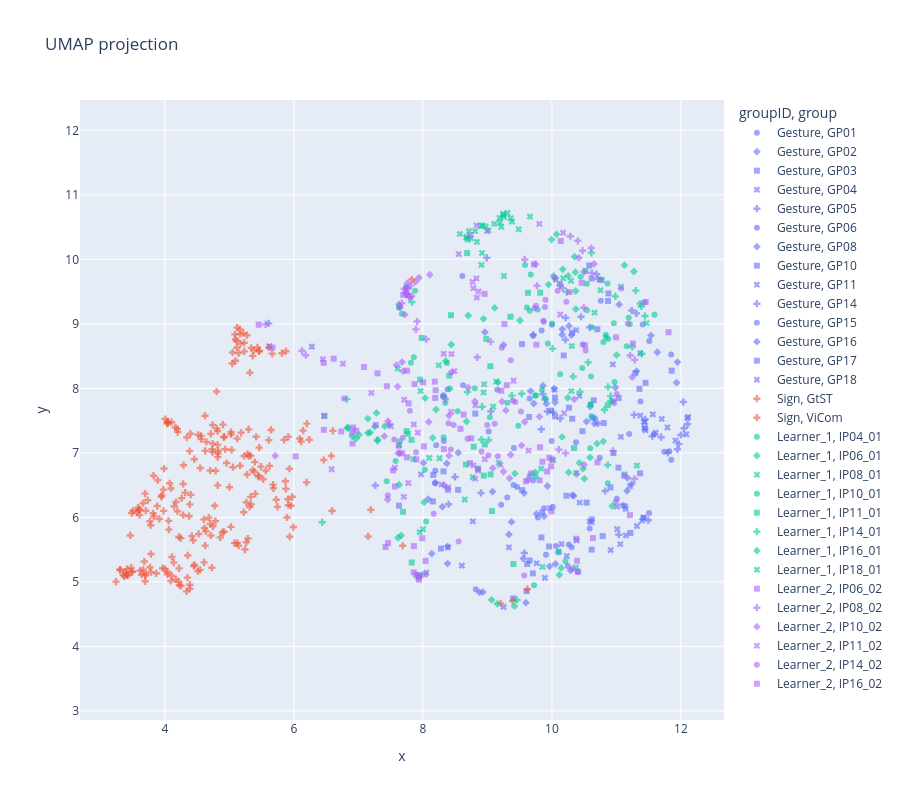

Source (notebook cell):
### Code cell
import plotly.express as px, pandas as pd, umap
from sklearn.preprocessing import StandardScaler

feat_df = features_df_clean.copy()

meta_cols = ['fileID', 'group', 'concept', 'groupID']        # add 'groupID' only if it exists
meta_cols = [c for c in meta_cols if c in feat_df.columns]

num = feat_df.select_dtypes('number')

# drop feature columns that are entirely/mostly NaN FIRST, so dropna(rows) doesn't nuke everything
num = num.loc[:, num.isna().mean() < 0.5]         # keep cols <50% NaN

# now drop rows with any remaining NaN, and carry the SAME index through to metadata
keep = num.dropna().index                          # surviving row labels
num  = num.loc[keep]
meta = feat_df.loc[keep, meta_cols]               # <-- same rows, stays aligned

scaled   = StandardScaler().fit_transform(num)
embedding = umap.UMAP(random_state=42).fit_transform(scaled)

plot_df = pd.DataFrame(embedding, columns=['x', 'y'], index=keep)
plot_df = pd.concat([plot_df, meta], axis=1)       # aligned by index, not by position

fig = px.scatter(plot_df, x='x', y='y',
                 color='groupID' if 'groupID' not in plot_df else 'groupID',
                 symbol='group', hover_name='concept',
                 title='UMAP projection', opacity=0.6)
fig.update_layout(width=900, height=800, yaxis=dict(scaleanchor='x', scaleratio=1))
fig.show()

### Figure 1 — Plotly figure (JSON) as saved in the notebook; plotly's stock layout.template omitted (floating-point values rounded to 4 significant figures)
{"data": [{"hovertemplate": "<b>%{hovertext}</b><br><br>groupID=Gesture<br>group=GP01<br>x=%{x}<br>y=%{y}<extra></extra>", "hovertext": ["ADLER", "ANSTECKEN", "BLITZ", "BODEN", "BRIEF", "BUERO", "GEIGE", "GIRAFFE", "GOTT", "HEMD", "KLOPFEN", "MENSCH", "RUFEN", "SCHOKOLADE", "STAUBSAUGEN", "WENIG"], "legendgroup": "Gesture, GP01", "marker": {"color": "#636efa", "opacity": 0.6, "symbol": "circle"}, "mode": "markers", "name": "Gesture, GP01", "orientation": "v", "showlegend": true, "type": "scatter", "x": [11.51, 8.31, 10.26, 10.25, 10.06, 8.206, 10.31, 10.59, 11.41, 10.74, 8.622, 8.819, 8.383, 8.318, 10.4, 9.654], "xaxis": "x", "y": [8.734, 7.875, 5.579, 5.247, 5.555, 7.119, 5.536, 5.826, 8.989, 6.923, 8.049, 4.886, 7.986, 7.894, 5.153, 7.841], "yaxis": "y"}, {"hovertemplate": "<b>%{hovertext}</b><br><br>groupID=Gesture<br>group=GP02<br>x=%{x}<br>y=%{y}<extra></extra>", "hovertext": ["ABLEHNEN", "ANTWORTEN", "FENSTER", "GEHOERLOS", "GITARRE", "GUT", "IGNORIEREN", "PARKEN", "RUDERN", "SCHOEN", "SEE", "STAUB WISCHEN", "STREITEN", "VERSUCHEN", "ZIEL", "ZIMMER"], "legendgroup": "Gesture, GP02", "marker": {"color": "#636efa", "opacity": 0.6, "symbol": "diamond"}, "mode": "markers", "name": "Gesture, GP02", "orientation": "v", "showlegend": true, "type": "scatter", "x": [8.382, 10.98, 11.24, 11.53, 9.879, 10.16, 9.861, 9.569, 9.596, 11.04, 8.961, 10.32, 10.34, 10.05, 9.249, 10.71], "xaxis": "x", "y": [5.283, 8.012, 6.52, 8.821, 6.017, 8.917, 8.04, 6.377, 4.678, 9.3, 8.871, 6.345, 6.332, 5.279, 8.672, 7.454], "yaxis": "y"}, {"hovertemplate": "<b>%{hovertext}</b><br><br>groupID=Gesture<br>group=GP03<br>x=%{x}<br>y=%{y}<extra></extra>", "hovertext": ["ALT", "AUSGEHEN", "BRIEF", "BUCH", "BUERO", "FALTEN", "GIPSVERBAND", "INSTAGRAM", "KLEIDUNG ANZIEHEN", "KNETEN", "KOENIG", "KOKOSNUSS", "KRABBELN", "LOBEN", "PAPIER", "SCHLECHT", "SUCHEN"], "legendgroup": "Gesture, GP03", "marker": {"color": "#636efa", "opacity": 0.6, "symbol": "square"}, "mode": "markers", "name": "Gesture, GP03", "orientation": "v", "showlegend": true, "type": "scatter", "x": [9.538, 10.95, 10.79, 10.62, 10.63, 10.91, 9.847, 11.03, 11.22, 9.608, 11.37, 10.26, 9.704, 10.65, 10.23, 10.58, 10.62], "xaxis": "x", "y": [6.422, 6.998, 5.711, 5.501, 7.545, 6.463, 6.075, 7.851, 5.759, 4.856, 6.683, 7.701, 5.133, 7.815, 6.335, 9.905, 5.969], "yaxis": "y"}, {"hovertemplate": "<b>%{hovertext}</b><br><br>groupID=Gesture<br>group=GP04<br>x=%{x}<br>y=%{y}<extra></extra>", "hovertext": ["AUSRADIEREN", "BEZAHLEN", "BUEGELN", "ELEFANT", "GEBEN", "GUT", "JUCKEN", "KRAWATTE", "LEIHEN", "LIPPENSTIFT AUFTRAGEN", "LOBEN", "OHRFEIGEN", "PUDERN", "SCHUBSEN", "SKI FAHREN", "TRAGEN", "UNTERGEHEN", "ZIEHEN"], "legendgroup": "Gesture, GP04", "marker": {"color": "#636efa", "opacity": 0.6, "symbol": "x"}, "mode": "markers", "name": "Gesture, GP04", "orientation": "v", "showlegend": true, "type": "scatter", "x": [10.43, 10.38, 9.763, 11.37, 10.91, 10.43, 8.774, 10.94, 9.967, 10.15, 10.04, 11.01, 9.334, 11.14, 11.32, 10.58, 10.61, 7.503], "xaxis": "x", "y": [6.228, 5.642, 5.288, 8.544, 5.493, 7.883, 5.938, 8.371, 6.144, 5.586, 7.979, 6.168, 5.536, 6.133, 5.866, 5.938, 5.927, 7.414], "yaxis": "y"}, {"hovertemplate": "<b>%{hovertext}</b><br><br>groupID=Gesture<br>group=GP05<br>x=%{x}<br>y=%{y}<extra></extra>", "hovertext": ["COWBOY", "EISCREME", "FALTEN", "FEUER", "FLAGGE", "GOTT", "HEMD", "HUSTEN", "IDEE", "INSTAGRAM", "KRUECKEN", "PERSON", "PILZ", "SCHLAU", "VERSCHWINDEN", "WASSERTROPFEN", "WINKEN", "ZIMMER"], "legendgroup": "Gesture, GP05", "marker": {"color": "#636efa", "opacity": 0.6, "symbol": "cross"}, "mode": "markers", "name": "Gesture, GP05", "orientation": "v", "showlegend": true, "type": "scatter", "x": [10.83, 9.835, 7.262, 9.711, 11.31, 11.24, 11.49, 9.053, 9.928, 9.894, 10.59, 10.13, 10.21, 9.859, 10.02, 8.496, 10.21, 8.9], "xaxis": "x", "y": [6.408, 7.365, 6.494, 8.832, 9.163, 9.207, 5.954, 7.642, 7.64, 7.83, 8.947, 7.531, 9.095, 7.912, 7.63, 6.626, 8.752, 6.378], "yaxis": "y"}, {"hovertemplate": "<b>%{hovertext}</b><br><br>groupID=Gesture<br>group=GP06<br>x=%{x}<br>y=%{y}<extra></extra>", "hovertext": ["ARGUMENTIEREN", "AUSZIEHEN", "BEGEISTERT", "FEUER", "GESTERN", "GITARRE", "GREIFEN", "IDEE", "IGNORIEREN", "KISTE", "LOBEN", "LOEWE", "PFLANZE", "SCHURRBART", "SOLDAT", "UNIVERSITAET", "UNTERSTUETZEN", "ZAUN"], "legendgroup": "Gesture, GP06", "marker": {"color": "#636efa", "opacity": 0.6, "symbol": "circle"}, "mode": "markers", "name": "Gesture, GP06", "orientation": "v", "showlegend": true, "type": "scatter", "x": [11.85, 11.01, 10.76, 11.51, 10.48, 11.82, 10.37, 10.67, 8.61, 11.74, 11.1, 11.85, 8.189, 10.95, 11.58, 11.37, 8.324, 11.2], "xaxis": "x", "y": [6.894, 6.289, 9.356, 6.07, 8.679, 7.026, 7.164, 7.534, 9.743, 7.019, 6.188, 8.525, 6.53, 7.802, 7.288, 7.795, 7.183, 7.294], "yaxis": "y"}, {"hovertemplate": "<b>%{hovertext}</b><br><br>groupID=Gesture<br>group=GP08<br>x=%{x}<br>y=%{y}<extra></extra>", "hovertext": ["ENTSCHULDIGEN", "ERKLAEREN", "GESTERN", "HEMD", "HOTEL", "HUMMER", "KENNEN", "MESSEN", "NEUGIERIG", "PFEIFE", "RING", "SCHMETTERLING", "SEE", "SEKT", "SOCKEN", "SOLDAT", "URLAUB", "VIEL"], "legendgroup": "Gesture, GP08", "marker": {"color": "#636efa", "opacity": 0.6, "symbol": "diamond"}, "mode": "markers", "name": "Gesture, GP08", "orientation": "v", "showlegend": true, "type": "scatter", "x": [8.008, 9.555, 9.93, 10.59, 10.54, 8.547, 9.719, 9.08, 8.08, 8.193, 9.915, 10.66, 9.333, 9.76, 9.373, 10.05, 8.302, 11.17], "xaxis": "x", "y": [6.846, 5.361, 6.484, 7.718, 7.486, 7.002, 7.763, 6.398, 6.282, 6.537, 7.762, 7.452, 5.736, 6.054, 5.93, 7.781, 6.164, 6.611], "yaxis": "y"}, {"hovertemplate": "<b>%{hovertext}</b><br><br>groupID=Gesture<br>group=GP10<br>x=%{x}<br>y=%{y}<extra></extra>", "hovertext": ["AUSSCHALTEN", "BISS", "BRETTSPIEL", "DECKE", "ENTE", "FAHREN", "FENSTER", "GITARRE", "KRAWATTE", "LOEWE", "MESSEN", "MUELL", "NASHORN", "RASSEL", "SAGEN", "SCHOEN", "U-BAHN", "WINDRAD"], "legendgroup": "Gesture, GP10", "marker": {"color": "#636efa", "opacity": 0.6, "symbol": "square"}, "mode": "markers", "name": "Gesture, GP10", "orientation": "v", "showlegend": true, "type": "scatter", "x": [10.31, 10.18, 9.617, 11.45, 7.628, 9.399, 11.29, 10.8, 10.77, 10.87, 11.86, 8.319, 11.36, 10.62, 10.05, 10.88, 8.161, 10.54], "xaxis": "x", "y": [7.529, 8.51, 5.277, 8.086, 6.181, 4.743, 8.234, 7.462, 9.679, 9.355, 8.275, 6.713, 7.992, 9.703, 7.857, 9.472, 6.659, 6.229], "yaxis": "y"}, {"hovertemplate": "<b>%{hovertext}</b><br><br>groupID=Gesture<br>group=GP11<br>x=%{x}<br>y=%{y}<extra></extra>", "hovertext": ["ABEND", "DRECK", "DUFT", "HASE", "HINAUFGEHEN", "JUNGE", "KNETEN", "NONNE", "PERSON", "PILZ", "RUDERN", "SCHLAEGER", "SCHLECHT", "STIMMEN", "UNTERTITEL", "WINDRAD", "WINKEN"], "legendgroup": "Gesture, GP11", "marker": {"color": "#636efa", "opacity": 0.6, "symbol": "x"}, "mode": "markers", "name": "Gesture, GP11", "orientation": "v", "showlegend": true, "type": "scatter", "x": [11.21, 8.055, 5.619, 11.42, 8.604, 11.13, 9.252, 10.23, 11.15, 9.891, 11.06, 11.4, 8.386, 7.972, 11.07, 10.11, 10.38], "xaxis": "x", "y": [6.481, 5.142, 8.653, 5.996, 5.252, 6.173, 4.611, 5.4, 5.72, 5.063, 5.586, 5.949, 5.535, 6.666, 7.248, 5.466, 8.904], "yaxis": "y"}, {"hovertemplate": "<b>%{hovertext}</b><br><br>groupID=Gesture<br>group=GP14<br>x=%{x}<br>y=%{y}<extra></extra>", "hovertext": ["(AUF)PUMPEN", "ABEND", "DAUMEN DRUECKEN", "FAHREN", "FERNGLAS", "FRAGE", "GEHOERLOS", "HOTEL", "KAESE", "LANGWEILIG", "ROLLEN", "RUFEN", "SCHLAFEN", "SCHNECKE", "STINKEN", "TREPPE", "TRINKWASSER", "UNTERSTUETZEN"], "legendgroup": "Gesture, GP14", "marker": {"color": "#636efa", "opacity": 0.6, "symbol": "cross"}, "mode": "markers", "name": "Gesture, GP14", "orientation": "v", "showlegend": true, "type": "scatter", "x": [11.04, 11.97, 11.27, 9.572, 12.1, 10.45, 12.0, 5.609, 11.8, 8.4, 11.56, 12.05, 10.69, 12.04, 11.94, 11.69, 8.989, 11.44], "xaxis": "x", "y": [5.73, 7.136, 7.589, 5.446, 7.442, 9.11, 7.277, 9.007, 7.0, 6.203, 7.257, 7.381, 9.771, 7.788, 7.055, 7.243, 10.02, 7.521], "yaxis": "y"}, {"hovertemplate": "<b>%{hovertext}</b><br><br>groupID=Gesture<br>group=GP15<br>x=%{x}<br>y=%{y}<extra></extra>", "hovertext": ["ANFANG", "AVOCADO", "BERUF", "BEZAHLEN", "BLITZ", "DRECK", "EINFACH", "EINHORN", "HALSKETTE", "HASE", "KARTOFFEL", "KISSEN", "KRAWATTE", "RASIEREN", "RAUCHEN", "SCHLAGEN", "SEKT"], "legendgroup": "Gesture, GP15", "marker": {"color": "#636efa", "opacity": 0.6, "symbol": "circle"}, "mode": "markers", "name": "Gesture, GP15", "orientation": "v", "showlegend": true, "type": "scatter", "x": [10.0, 9.152, 9.908, 9.878, 9.706, 9.839, 9.213, 8.191, 9.409, 9.783, 10.01, 9.709, 9.46, 9.405, 9.019, 9.995, 9.307], "xaxis": "x", "y": [8.986, 7.979, 5.422, 6.142, 6.572, 8.898, 6.195, 6.722, 7.077, 5.996, 6.165, 8.815, 6.469, 6.502, 7.333, 7.186, 6.31], "yaxis": "y"}, {"hovertemplate": "<b>%{hovertext}</b><br><br>groupID=Gesture<br>group=GP16<br>x=%{x}<br>y=%{y}<extra></extra>", "hovertext": ["FEUERZEUG", "GEIGE", "GESTERN", "HUSTEN", "KAUFEN", "LANGWEILIG", "MILCH", "NUSS", "OEFFNEN", "PILOT", "SCHLAEGER", "SCHNECKE", "SCHRECKLICH", "SKI FAHREN", "TELEFON", "VERSUCHEN", "WINDRAD", "ZEITSCHRIFT"], "legendgroup": "Gesture, GP16", "marker": {"color": "#636efa", "opacity": 0.6, "symbol": "diamond"}, "mode": "markers", "name": "Gesture, GP16", "orientation": "v", "showlegend": true, "type": "scatter", "x": [9.67, 11.31, 10.26, 10.03, 8.384, 10.16, 8.878, 8.929, 8.331, 11.16, 11.63, 11.93, 8.137, 10.29, 10.3, 8.37, 11.95, 9.964], "xaxis": "x", "y": [7.958, 8.266, 8.966, 7.996, 5.552, 8.833, 4.838, 4.842, 6.496, 6.411, 8.56, 8.088, 5.437, 5.177, 8.827, 6.836, 8.407, 5.242], "yaxis": "y"}, {"hovertemplate": "<b>%{hovertext}</b><br><br>groupID=Gesture<br>group=GP17<br>x=%{x}<br>y=%{y}<extra></extra>", "hovertext": ["ABLEHNEN", "ANGELN", "ARGUMENTIEREN", "BART", "BEOBACHTEN", "BESCHEID GEBEN", "DOLMETSCHEN", "EGAL", "GITARRE", "GREIFEN", "HEMD", "KLOPFEN", "PECH", "SCHUESSEL", "STAUB WISCHEN", "URLAUB", "ZUSAMMENSTOSSEN"], "legendgroup": "Gesture, GP17", "marker": {"color": "#636efa", "opacity": 0.6, "symbol": "square"}, "mode": "markers", "name": "Gesture, GP17", "orientation": "v", "showlegend": true, "type": "scatter", "x": [8.154, 8.545, 9.836, 9.654, 10.7, 8.811, 8.28, 9.647, 10.05, 9.535, 11.42, 10.31, 10.47, 9.956, 8.388, 9.984, 11.03], "xaxis": "x", "y": [6.248, 6.426, 5.688, 5.331, 8.917, 7.609, 5.517, 7.556, 7.568, 8.686, 5.993, 8.864, 7.336, 5.548, 6.429, 7.655, 6.77], "yaxis": "y"}, {"hovertemplate": "<b>%{hovertext}</b><br><br>groupID=Gesture<br>group=GP18<br>x=%{x}<br>y=%{y}<extra></extra>", "hovertext": ["BESCHEID GEBEN", "BRUECKE", "BUCH", "EISCREME", "GAST", "GIESSEN", "HEBEN", "INSEL", "KLATSCHEN", "MOND", "PRIESTER", "RASIEREN", "SAUBER", "SCHNECKE", "SKI FAHREN", "WASSERSCHILDKROETE"], "legendgroup": "Gesture, GP18", "marker": {"color": "#636efa", "opacity": 0.6, "symbol": "x"}, "mode": "markers", "name": "Gesture, GP18", "orientation": "v", "showlegend": true, "type": "scatter", "x": [11.37, 11.79, 11.44, 11.45, 11.44, 6.278, 12.11, 11.7, 11.43, 12.08, 12.1, 11.42, 11.01, 11.91, 11.61, 11.56], "xaxis": "x", "y": [7.576, 7.393, 7.478, 7.351, 7.386, 8.646, 7.557, 7.526, 7.378, 7.288, 7.539, 7.48, 5.817, 7.191, 7.312, 7.596], "yaxis": "y"}, {"hovertemplate": "<b>%{hovertext}</b><br><br>groupID=Sign<br>group=GtST<br>x=%{x}<br>y=%{y}<extra></extra>", "hovertext": ["A-LOT", "AMBULANCE", "ARM", "BABY", "BEARD", "BEER", "BILLIARD", "BIRD", "BIRTH", "BOOK", "BUTTERFLY", "CALCULATOR", "CAR", "CENTRAL", "COAT", "COLD", "COMMUNICATION", "CURIOUS", "CURTAIN", "DEVIL", "DRESS", "DRINKINGWATER", "EGG", "EYE", "FENCE", "FIRE", "FLOOR", "HAIR", "HAMMER", "HANDS", "HAT", "HILL", "HOCKEY", "HOT", "LAPTOP", "LEGS", "LETTER", "LIGHTNING", "MAGAZINE", "MARRIED", "MASSAGE", "MILK", "MIXER", "MOBILE-PHONE", "MONKEY", "MOON", "MOSQUITO", "MOTORBIKE", "NO-MATTER", "NOSE", "PAN", "PARTY", "PAST", "PEPPER", "PHONE-CALL", "PHOTOGRAPHY", "PIANO", "PILOT", "PLUG", "PRISON", "PYRAMID", "SANDWICH", "SAW", "SAXOPHONE", "SCARF", "SCREWDRIVER", "SHAMPOO", "SOAP", "SOCKS", "SPIDER", "SPOON", "STAIRS", "SUBTITLES", "SUITCASE", "SUPERMARKET", "SURPRISED", "TABLE-TENNIS", "TEA", "TENNIS", "TIME", "TO-ARGUE", "TO-BREAK", "TO-COMB", "TO-COOK", "TO-COPY", "TO-CRY", "TO-DIE", "TO-DRAW", "TO-DRINK", "TO-EAT", "TO-ERASE", "TO-HEAR", "TO-IRON", "TO-JUGGLE", "TO-LIFT", "TO-LIVE", "TO-MOVE", "TO-OBSERVE", "TO-PAY", "TO-PICK-UP", "TO-PLUCK", "TO-PROPOSE", "TO-PUT-LIPSTICK-ON", "TO-REJECT", "TO-RUN", "TO-SAY", "TO-SCOLD", "TO-SEW", "TO-SHOWER", "TO-SIT", "TO-SLEEP", "TO-SMOKE", "TO-STEAL", "TO-STINK", "TO-TEAR", "TO-TURN-OFF", "TO-WAIT", "VIDEOGAME", "WAR", "WHEELCHAIR", "WINE"], "legendgroup": "Sign, GtST", "marker": {"color": "#EF553B", "opacity": 0.6, "symbol": "cross"}, "mode": "markers", "name": "Sign, GtST", "orientation": "v", "showlegend": true, "type": "scatter", "x": [4.918, 4.039, 5.449, 9.621, 5.229, 5.394, 5.868, 4.562, 5.522, 5.338, 5.055, 4.562, 5.338, 4.383, 5.001, 4.516, 4.34, 5.38, 4.049, 4.035, 5.121, 4.711, 5.228, 5.23, 5.174, 4.825, 5.241, 4.74, 5.684, 4.548, 4.047, 5.263, 5.275, 4.818, 5.814, 5.974, 5.116, 5.385, 5.458, 5.141, 4.702, 7.15, 5.33, 5.049, 4.163, 4.915, 4.731, 5.36, 4.958, 5.026, 5.622, 4.2, 5.28, 5.487, 5.416, 4.194, 5.261, 4.625, 4.825, 4.103, 5.079, 5.093, 4.787, 5.093, 4.771, 5.876, 4.007, 5.612, 5.313, 5.035, 5.462, 5.677, 5.452, 6.197, 5.611, 5.043, 6.091, 5.297, 5.992, 4.74, 5.222, 4.737, 4.804, 5.955, 5.849, 5.164, 5.4, 5.362, 4.899, 5.434, 5.664, 6.604, 5.931, 9.204, 5.166, 5.465, 5.286, 5.646, 5.112, 5.318, 5.915, 4.456, 4.817, 4.819, 7.686, 5.299, 5.182, 4.934, 4.395, 5.565, 5.272, 4.289, 5.907, 5.025, 4.643, 5.33, 6.112, 4.819, 5.214, 6.592, 5.121], "xaxis": "x", "y": [7.251, 7.479, 6.629, 4.888, 8.574, 6.858, 6.559, 7.212, 6.591, 8.627, 6.778, 7.263, 6.202, 7.027, 6.468, 7.281, 7.238, 8.593, 7.466, 7.453, 5.606, 7.295, 6.951, 8.706, 8.693, 6.991, 5.501, 7.433, 6.451, 6.765, 7.475, 6.232, 6.664, 7.124, 8.546, 6.319, 8.63, 6.707, 8.58, 5.56, 6.726, 5.704, 6.958, 8.556, 7.396, 7.243, 7.055, 6.735, 6.842, 7.285, 6.798, 7.321, 6.985, 6.786, 7.25, 7.369, 5.614, 7.032, 7.034, 7.475, 5.6, 8.762, 6.721, 8.428, 6.18, 6.442, 7.525, 8.633, 6.162, 7.045, 7.081, 6.507, 6.651, 6.543, 7.198, 8.384, 7.222, 7.364, 5.85, 7.145, 6.08, 7.012, 7.378, 6.181, 7.201, 8.841, 6.364, 8.503, 7.437, 8.635, 8.539, 7.34, 6.754, 4.667, 6.801, 8.575, 5.672, 7.355, 8.734, 8.242, 6.189, 6.901, 7.335, 6.495, 5.56, 6.95, 7.311, 7.055, 7.297, 6.726, 8.824, 6.808, 6.281, 7.323, 7.171, 6.318, 7.174, 6.934, 8.856, 6.102, 7.221], "yaxis": "y"}, {"hovertemplate": "<b>%{hovertext}</b><br><br>groupID=Sign<br>group=ViCom<br>x=%{x}<br>y=%{y}<extra></extra>", "hovertext": ["CALCULATOR", "TO-WASH-FACE", "CAPPUCINO", "DAUGHTER", "DAY", "DRESS", "EMPLOYED", "BOOK", "FATHER", "FRAUD", "HAIR", "HANDS", "HOBBIES", "ID-CARD", "LAPTOP", "LECTURER", "BUTTERFLY", "LETTER", "MOBILE-PHONE", "MODERATOR", "MONTH", "NOSE", "PAST", "PEPPER", "PHOTOGRAPHY", "PIANO", "PROFESSOR", "PYRAMID", "SANDWICH", "SCREWDRIVER", "SHEEP", "SPIDER", "STORE", "STUDENT", "TO-ADVISE", "TO-ANNOY", "COAT", "TO-CLAP", "TO-COPY", "TO-JUGGLE", "TO-LIFT", "TO-LIVE", "TO-ORGANIZE", "TO-PAY", "TO-PLAY-CARDS", "F", "TO-SAY", "TO-SHOWER", "TO-SLEEP", "COMMUNICATION", "TO-SUMMARIZE", "TO-SUPPLY", "UNCLE", "WAR", "WEEK", "WHEELCHAIR", "WINE", "CURIOUS", "WITNESS", "CURTAIN", "EGG", "EYE", "FENCE", "FIRE", "FLOOR", "GLASSES", "HILL", "HOCKEY", "HOT", "LEGS", "MAGAZINE", "MARRIED", "MASSAGE", "MILK", "MOSQUITO", "NO-MATTER", "PARTY", "PILOT", "SAXOPHONE", "ARM", "SNAKE", "SOCKS", "STAIRS", "SUITCASE", "TABLE-TENNIS", "TEA", "TENNIS", "TIME", "TO-COMB", "TO-COOK", "TO-CRY", "TO-DIE", "TO-DRAW", "TO-DRINK", "BEARD", "TO-EAT", "TO-INVITE", "TO-KICK", "TO-PLUCK", "TO-PICK-UP", "TO-PROPOSE", "BEER", "TO-REJECT", "TO-SEW", "TO-SHAVE", "TO-SIT", "TO-STEAL", "TO-TEAR", "TO-TURN-OFF", "TO-WAIT", "TO-WASH-BODY", "BILLIARD", "VIDEOGAME", "A-LOT", "APPLE", "BAD", "ARCHITECTURE", "AUNT", "BABY", "LIGHTNING", "BAPTISM", "TABLE", "BIRD", "TO-HEAR", "BIRTH"], "legendgroup": "Sign, ViCom", "marker": {"color": "#EF553B", "opacity": 0.6, "symbol": "cross"}, "mode": "markers", "name": "Sign, ViCom", "orientation": "v", "showlegend": true, "type": "scatter", "x": [3.779, 3.734, 4.173, 3.964, 4.802, 4.136, 4.04, 5.144, 3.492, 5.12, 3.412, 4.624, 3.817, 3.768, 3.784, 3.704, 4.219, 3.483, 3.49, 3.585, 4.106, 3.415, 3.391, 5.877, 3.66, 4.385, 3.692, 4.713, 5.085, 5.726, 3.592, 6.202, 4.703, 4.446, 3.566, 3.952, 4.859, 4.523, 4.46, 9.392, 4.216, 3.354, 3.609, 3.83, 5.914, 3.404, 4.211, 3.987, 5.163, 4.075, 3.946, 3.977, 4.681, 3.507, 4.168, 4.728, 3.462, 3.241, 3.608, 4.745, 3.702, 3.429, 4.636, 4.375, 4.354, 3.824, 4.916, 5.024, 3.698, 5.893, 4.622, 4.349, 4.247, 4.608, 4.284, 4.313, 3.89, 3.914, 4.892, 5.745, 6.579, 4.417, 7.828, 7.192, 4.544, 6.143, 5.935, 4.143, 6.238, 4.057, 4.095, 4.038, 3.616, 3.641, 3.368, 3.303, 4.401, 4.061, 4.093, 3.868, 4.605, 4.225, 3.769, 4.261, 6.463, 3.682, 4.51, 4.282, 4.252, 3.662, 4.109, 4.195, 3.98, 3.785, 3.475, 3.693, 4.613, 4.385, 4.337, 3.999, 3.881, 4.783, 4.44, 3.309, 4.387], "xaxis": "x", "y": [5.878, 6.265, 6.238, 5.212, 7.951, 5.299, 5.117, 8.546, 5.155, 8.941, 5.198, 5.562, 6.064, 5.227, 5.431, 6.102, 5.21, 6.066, 5.16, 6.15, 5.096, 5.114, 5.15, 8.576, 6.22, 4.894, 6.368, 5.719, 8.837, 6.274, 6.114, 7.453, 5.898, 5.246, 6.076, 6.342, 5.69, 5.743, 5.262, 4.703, 5.696, 5.109, 6.121, 6.013, 7.248, 5.104, 5.003, 6.757, 8.913, 6.529, 6.317, 6.43, 5.995, 6.102, 5.039, 5.22, 5.72, 5.004, 6.035, 5.862, 5.122, 5.099, 5.784, 6.018, 5.409, 6.646, 5.777, 5.853, 5.1, 5.998, 7.576, 5.066, 5.679, 5.302, 6.036, 6.383, 6.575, 5.976, 5.767, 6.163, 6.953, 5.709, 9.686, 6.118, 5.187, 7.345, 5.699, 6.173, 7.204, 5.946, 6.447, 5.157, 5.173, 5.11, 5.085, 5.19, 6.352, 5.81, 5.014, 5.131, 5.97, 4.948, 5.941, 6.298, 6.889, 5.315, 5.167, 6.518, 4.938, 5.187, 5.386, 6.096, 6.1, 5.151, 5.22, 5.009, 5.834, 6.201, 4.853, 5.203, 6.175, 5.941, 5.643, 5.185, 4.956], "yaxis": "y"}, {"hovertemplate": "<b>%{hovertext}</b><br><br>groupID=Learner_1<br>group=IP04_01<br>x=%{x}<br>y=%{y}<extra></extra>", "hovertext": ["ABHOLEN", "AKKORDEON", "BEOBACHTEN", "BODEN", "BRIEF", "BUCH", "BUEGELN", "GEBURT", "HAENDE", "HAMMER", "HUEGEL", "KARTEN", "KAUFEN", "KLEIDUNG", "KOMMUNIKATION", "KOTZEN", "KRIEG", "MOTORRAD", "RAUCHEN", "SANDWICH", "SCHAL", "SCHIMPFEN", "SOCKEN", "STECKER", "STINKEN", "UNTERTITEL", "VERGANGENHEIT", "VERHEIRATET", "VOGEL", "WENIG"], "legendgroup": "Learner_1, IP04_01", "marker": {"color": "#00cc96", "opacity": 0.6, "symbol": "circle"}, "mode": "markers", "name": "Learner_1, IP04_01", "orientation": "v", "showlegend": true, "type": "scatter", "x": [8.339, 10.21, 7.814, 9.844, 9.899, 10.87, 9.723, 8.322, 10.61, 8.537, 10.6, 10.13, 10.84, 9.309, 11.16, 9.75, 10.45, 9.936, 9.741, 10.75, 11.19, 7.859, 9.654, 9.779, 9.611, 8.347, 9.479, 9.657, 11.21, 8.804], "xaxis": "x", "y": [7.859, 5.321, 8.397, 7.977, 7.841, 8.767, 4.946, 7.243, 7.567, 7.645, 7.755, 8.218, 8.795, 7.775, 8.651, 7.889, 9.732, 8.696, 7.891, 9.691, 9.095, 8.482, 6.647, 9.221, 9.253, 7.772, 7.419, 9.204, 8.992, 8.001], "yaxis": "y"}, {"hovertemplate": "<b>%{hovertext}</b><br><br>groupID=Learner_1<br>group=IP06_01<br>x=%{x}<br>y=%{y}<extra></extra>", "hovertext": ["ARM", "AUSSCHALTEN", "AUTO", "BART", "BEINE", "BEOBACHTEN", "BUCH", "FEUER", "FOTOGRAFIE", "HEISS", "KLAUEN", "KRIEG", "LOEFFEL", "MUECKE", "NASE", "PARTY", "PFLUECKEN", "PILOT", "ROLLSTUHL", "TELEFONANRUF", "TEUFEL", "TRETEN", "VERHEIRATET", "VIDEOSPIEL", "VIEL", "WEINEN", "WOHNEN", "ZEICHNEN", "ZEITSCHRIFT", "ZENTRAL"], "legendgroup": "Learner_1, IP06_01", "marker": {"color": "#00cc96", "opacity": 0.6, "symbol": "diamond"}, "mode": "markers", "name": "Learner_1, IP06_01", "orientation": "v", "showlegend": true, "type": "scatter", "x": [10.26, 9.744, 9.065, 9.946, 7.148, 8.419, 10.37, 8.702, 10.35, 8.353, 8.033, 9.994, 9.505, 8.938, 10.02, 10.07, 10.1, 9.113, 8.44, 9.164, 11.12, 9.426, 10.93, 10.17, 11.0, 10.25, 10.25, 7.928, 10.36, 10.37], "xaxis": "x", "y": [6.697, 6.696, 4.722, 9.609, 7.309, 7.996, 9.509, 9.129, 10.04, 8.424, 7.849, 10.31, 9.052, 9.078, 9.743, 10.39, 5.463, 9.249, 8.679, 8.095, 9.909, 6.678, 6.175, 9.845, 8.515, 7.853, 9.743, 5.087, 9.801, 9.227], "yaxis": "y"}, {"hovertemplate": "<b>%{hovertext}</b><br><br>groupID=Learner_1<br>group=IP08_01<br>x=%{x}<br>y=%{y}<extra></extra>", "hovertext": ["ABLEHNEN", "AUSWEIS", "BART", "BEZAHLEN", "EI", "GEBURT", "HANDY", "HEISS", "KLAVIER", "KOMMUNIKATION", "KRANKENWAGEN", "LIPPENSTIFT AUFTRAGEN", "MANTEL", "MASSAGE", "MILCH", "MUECKE", "PFLUECKEN", "PILOT", "PYRAMIDE", "SCHMETTERLING", "SPINNE", "TEE", "UNTERTITEL", "VERGANGENHEIT", "VIDEOSPIEL", "VOGEL", "WEIN", "ZEITSCHRIFT", "ZEIT"], "legendgroup": "Learner_1, IP08_01", "marker": {"color": "#00cc96", "opacity": 0.6, "symbol": "x"}, "mode": "markers", "name": "Learner_1, IP08_01", "orientation": "v", "showlegend": true, "type": "scatter", "x": [9.485, 8.675, 8.698, 9.015, 8.744, 8.714, 8.897, 8.676, 8.573, 9.31, 9.659, 8.807, 11.32, 9.243, 9.214, 9.258, 8.245, 9.106, 9.382, 9.246, 8.925, 8.836, 7.964, 9.36, 9.189, 8.907, 8.916, 9.193, 8.973], "xaxis": "x", "y": [10.47, 10.35, 10.3, 10.45, 10.33, 10.44, 10.52, 10.33, 10.39, 10.72, 10.66, 10.44, 6.804, 10.71, 10.5, 10.66, 8.357, 10.55, 10.59, 10.69, 10.52, 10.27, 7.96, 10.64, 10.64, 9.913, 10.1, 10.57, 10.51], "yaxis": "y"}, {"hovertemplate": "<b>%{hovertext}</b><br><br>groupID=Learner_1<br>group=IP10_01<br>x=%{x}<br>y=%{y}<extra></extra>", "hovertext": ["AFFE", "BASKETBALL", "BEINE", "BIER", "BODEN", "EGAL", "GEBURT", "GEFAENGNIS", "HAENDE", "HEISS", "HUT", "KRIEG", "LIPPENSTIFT AUFTRAGEN", "MOND", "MUECKE", "PARTY", "PFANNE", "SAEGE", "SCHAL", "SCHLAFEN", "SCHLANGE", "TREPPE", "TRETEN", "VERHEIRATET", "VIDEOSPIEL", "VOGEL", "WEIN", "WOHNEN", "ZAUN"], "legendgroup": "Learner_1, IP10_01", "marker": {"color": "#00cc96", "opacity": 0.6, "symbol": "circle"}, "mode": "markers", "name": "Learner_1, IP10_01", "orientation": "v", "showlegend": true, "type": "scatter", "x": [10.8, 8.05, 7.439, 7.629, 9.75, 10.54, 9.038, 10.54, 10.59, 7.674, 11.59, 10.62, 8.374, 7.878, 10.96, 10.83, 8.029, 7.577, 10.97, 10.86, 7.636, 7.741, 7.641, 10.86, 10.0, 10.47, 9.583, 9.671, 10.61], "xaxis": "x", "y": [8.718, 5.937, 6.558, 9.251, 6.633, 9.212, 7.554, 9.621, 7.071, 9.157, 9.14, 8.947, 8.394, 9.512, 9.011, 8.831, 6.74, 6.872, 8.098, 9.627, 9.27, 9.571, 7.181, 6.529, 9.007, 8.314, 9.914, 9.766, 8.184], "yaxis": "y"}, {"hovertemplate": "<b>%{hovertext}</b><br><br>groupID=Learner_1<br>group=IP11_01<br>x=%{x}<br>y=%{y}<extra></extra>", "hovertext": ["ABHOLEN", "ABLEHNEN", "ARGUMENTIEREN", "AUSWEIS", "BABY", "BASKETBALL", "BEINE", "BODEN", "BRECHEN", "BUCH", "GEBURT", "KALT", "KLEIDUNG", "MIXER", "MOND", "MOTORRAD", "NASE", "PINGUIN", "RENNEN", "SAGEN", "SAXOPHON", "SCHLAFEN", "TASCHENRECHNER", "TELEFONANRUF", "TRETEN", "VORSCHLAGEN", "WEIN", "ZAUN"], "legendgroup": "Learner_1, IP11_01", "marker": {"color": "#00cc96", "opacity": 0.6, "symbol": "square"}, "mode": "markers", "name": "Learner_1, IP11_01", "orientation": "v", "showlegend": true, "type": "scatter", "x": [7.824, 8.983, 8.855, 7.826, 9.403, 9.07, 7.766, 9.048, 8.407, 7.692, 8.96, 9.818, 8.666, 7.955, 8.685, 7.746, 9.629, 7.984, 8.435, 8.788, 10.34, 10.52, 7.95, 6.473, 8.943, 10.87, 9.357, 9.045], "xaxis": "x", "y": [7.201, 8.767, 6.757, 5.3, 5.278, 6.097, 7.296, 6.667, 8.197, 6.086, 7.131, 9.483, 6.819, 8.135, 10.1, 7.336, 9.481, 8.78, 9.134, 7.094, 7.074, 9.818, 5.105, 7.574, 6.647, 7.74, 9.111, 8.343], "yaxis": "y"}, {"hovertemplate": "<b>%{hovertext}</b><br><br>groupID=Learner_1<br>group=IP14_01<br>x=%{x}<br>y=%{y}<extra></extra>", "hovertext": ["AUGE", "AUSWEIS", "BART", "BASKETBALL", "BEOBACHTEN", "BIER", "BUCH", "BUEGELN", "DUSCHEN", "FOTOGRAFIE", "HAARE", "HUT", "KOCHEN", "KOFFER", "KOMMUNIKATION", "KOTZEN", "MIXER", "MOTORRAD", "SCHAL", "SCHLAFEN", "STERBEN", "STINKEN", "TASCHENRECHNER", "TENNIS", "TISCHTENNIS", "VERHEIRATET", "VIDEOSPIEL", "VIEL", "WEINEN", "ZAUN"], "legendgroup": "Learner_1, IP14_01", "marker": {"color": "#00cc96", "opacity": 0.6, "symbol": "cross"}, "mode": "markers", "name": "Learner_1, IP14_01", "orientation": "v", "showlegend": true, "type": "scatter", "x": [10.13, 8.918, 10.87, 7.294, 9.532, 10.43, 10.01, 6.439, 11.3, 10.61, 10.98, 11.44, 9.458, 8.692, 11.25, 10.33, 9.377, 8.908, 11.39, 11.37, 9.019, 7.828, 10.23, 11.39, 6.819, 10.87, 10.56, 10.91, 10.91, 10.81], "xaxis": "x", "y": [9.599, 7.716, 8.021, 7.183, 7.915, 7.946, 8.615, 5.924, 9.515, 10.1, 9.425, 9.121, 4.719, 7.946, 8.642, 8.185, 7.887, 7.206, 9.269, 9.316, 7.2, 9.339, 9.492, 8.537, 7.833, 6.812, 8.402, 7.805, 7.879, 7.667], "yaxis": "y"}, {"hovertemplate": "<b>%{hovertext}</b><br><br>groupID=Learner_1<br>group=IP16_01<br>x=%{x}<br>y=%{y}<extra></extra>", "hovertext": ["AKKORDEON", "AUTO", "BASKETBALL", "BODEN", "BRECHEN", "BRILLE", "FEUER", "FRAGE", "HAMMER", "HUEGEL", "JUCKEN", "KLAVIER", "KLEID", "LAPTOP", "MOTORRAD", "PFEFFER", "PFLUECKEN", "RENNEN", "SCHAL", "SCHIMPFEN", "SCHLANGE", "SITZEN", "STECKER", "STERBEN", "TEUFEL", "TISCHTENNIS", "TRETEN", "TRINKEN", "VERGANGENHEIT", "ZEIT", "ZENTRAL"], "legendgroup": "Learner_1, IP16_01", "marker": {"color": "#00cc96", "opacity": 0.6, "symbol": "diamond"}, "mode": "markers", "name": "Learner_1, IP16_01", "orientation": "v", "showlegend": true, "type": "scatter", "x": [10.11, 9.153, 7.663, 10.7, 10.43, 10.59, 7.281, 8.677, 7.613, 10.5, 8.151, 10.14, 10.48, 6.833, 7.182, 7.254, 7.631, 9.419, 10.8, 7.749, 7.409, 7.299, 6.834, 8.204, 11.27, 7.147, 8.019, 6.966, 10.16, 6.905, 7.008], "xaxis": "x", "y": [5.11, 4.661, 5.719, 7.143, 6.844, 6.929, 7.619, 7.486, 5.684, 6.599, 7.233, 5.217, 6.754, 7.378, 7.317, 7.408, 6.506, 4.623, 7.177, 9.459, 7.414, 7.205, 7.399, 7.672, 9.812, 7.531, 6.234, 7.223, 7.247, 7.252, 7.281], "yaxis": "y"}, {"hovertemplate": "<b>%{hovertext}</b><br><br>groupID=Learner_1<br>group=IP18_01<br>x=%{x}<br>y=%{y}<extra></extra>", "hovertext": ["AKKORDEON", "AUSSCHALTEN", "AUSWEIS", "BUEGELN", "EINLADEN", "EI", "ESSEN", "HAARE", "HEBEN", "HEISS", "HUEGEL", "JONGLIEREN", "KLAUEN", "KOERPER WASCHEN", "KOMMUNIKATION", "LAPTOP", "MILCH", "PYRAMIDE", "RAUCHEN", "SCHRAUBENZIEHER", "SEIFE", "SPINNE", "STINKEN", "SUPERMARKT", "TEUFEL", "TISCHTENNIS", "UMZIEHEN", "VERGANGENHEIT", "VIDEOSPIEL", "VOGEL", "WEIN"], "legendgroup": "Learner_1, IP18_01", "marker": {"color": "#00cc96", "opacity": 0.6, "symbol": "x"}, "mode": "markers", "name": "Learner_1, IP18_01", "orientation": "v", "showlegend": true, "type": "scatter", "x": [10.37, 9.089, 7.849, 8.098, 9.175, 7.61, 10.06, 11.07, 10.38, 10.31, 10.02, 7.949, 9.854, 9.256, 10.66, 8.649, 8.002, 11.12, 9.136, 8.258, 8.949, 10.75, 10.18, 8.773, 11.47, 7.631, 9.832, 10.3, 10.3, 10.6, 8.94], "xaxis": "x", "y": [5.225, 7.715, 6.904, 6.921, 6.847, 8.304, 9.685, 9.576, 6.686, 8.656, 6.889, 5.77, 5.233, 9.742, 9.173, 6.276, 5.816, 6.668, 8.104, 6.916, 8.064, 9.522, 9.707, 6.622, 9.011, 7.12, 6.755, 7.958, 9.668, 7.747, 7.936], "yaxis": "y"}, {"hovertemplate": "<b>%{hovertext}</b><br><br>groupID=Learner_2<br>group=IP06_02<br>x=%{x}<br>y=%{y}<extra></extra>", "hovertext": ["ABHOLEN", "ARM", "AUGE", "AUSSCHALTEN", "AUTO", "BASKETBALL", "BEINE", "BUEGELN", "EI", "ESSEN", "FRAGE", "HEISS", "JUCKEN", "KAEMMEN", "KAUFEN", "LIPPENSTIFT AUFTRAGEN", "LOEFFEL", "MANTEL", "MASSAGE", "MILCH", "NAEHEN", "PARTY", "PFANNE", "RAUCHEN", "SANDWICH", "SAXOPHON", "SCHAMPOO", "SCHIMPFEN", "SCHLAFEN", "SCHLANGE", "SOCKEN", "STERBEN", "TENNIS", "TRINKWASSER", "VERHEIRATET", "VORSCHLAGEN", "WOHNEN", "ZAUN", "ZENTRAL"], "legendgroup": "Learner_2, IP06_02", "marker": {"color": "#ab63fa", "opacity": 0.6, "symbol": "square"}, "mode": "markers", "name": "Learner_2, IP06_02", "orientation": "v", "showlegend": true, "type": "scatter", "x": [8.749, 8.324, 6.617, 8.63, 8.032, 8.191, 7.626, 7.944, 7.869, 7.296, 8.198, 7.778, 6.461, 7.088, 9.264, 8.185, 8.003, 9.925, 8.956, 8.041, 7.939, 10.14, 7.927, 7.858, 10.46, 5.667, 5.454, 9.214, 10.27, 6.909, 9.814, 8.73, 10.38, 7.754, 9.679, 9.992, 7.441, 9.988, 6.464], "xaxis": "x", "y": [7.226, 7.057, 8.46, 7.594, 5.117, 7.851, 7.111, 5.091, 8.065, 8.233, 7.97, 7.767, 8.396, 8.331, 8.996, 8.104, 8.092, 6.712, 9.464, 5.326, 5.035, 10.28, 5.067, 5.149, 9.636, 8.632, 8.987, 7.962, 9.493, 7.144, 7.087, 6.842, 5.669, 8.274, 6.682, 6.093, 8.032, 6.792, 7.357], "yaxis": "y"}, {"hovertemplate": "<b>%{hovertext}</b><br><br>groupID=Learner_2<br>group=IP08_02<br>x=%{x}<br>y=%{y}<extra></extra>", "hovertext": ["ABHOLEN", "BEZAHLEN", "BRILLE", "BUEGELN", "EGAL", "FOTOGRAFIE", "HAENDE", "HANDY", "HOCKEY", "KARTEN", "KLAUEN", "KLEID", "KOERPER WASCHEN", "KOPIEREN", "MOND", "MUECKE", "NASE", "NEUGIERIG", "PARTY", "PFANNE", "PFEFFER", "PFLUECKEN", "PILOT", "RASIEREN", "RAUCHEN", "ROLLSTUHL", "SCHLANGE", "SEIFE", "SOCKEN", "STERBEN", "STINKEN", "TASCHENRECHNER", "TRETEN", "TRINKWASSER", "VERGANGENHEIT", "VERHEIRATET", "WARTEN", "WENIG", "ZEICHNEN"], "legendgroup": "Learner_2, IP08_02", "marker": {"color": "#ab63fa", "opacity": 0.6, "symbol": "cross"}, "mode": "markers", "name": "Learner_2, IP08_02", "orientation": "v", "showlegend": true, "type": "scatter", "x": [7.674, 10.17, 10.61, 11.21, 10.48, 10.4, 10.21, 9.747, 10.95, 10.5, 7.89, 11.28, 9.049, 8.842, 7.762, 10.62, 10.05, 10.71, 10.28, 8.351, 7.91, 7.793, 10.49, 9.577, 9.768, 11.28, 8.052, 6.125, 10.38, 7.784, 7.749, 5.562, 6.184, 7.812, 7.712, 10.11, 7.734, 7.737, 7.757], "xaxis": "x", "y": [9.319, 9.551, 10.18, 8.509, 10.13, 10.29, 6.995, 9.924, 7.03, 9.807, 8.914, 6.598, 8.724, 8.482, 9.557, 9.79, 9.709, 9.698, 10.36, 7.83, 9.039, 9.414, 9.249, 9.998, 9.591, 8.442, 8.76, 8.582, 6.674, 9.416, 9.473, 8.992, 8.514, 9.592, 9.545, 7.05, 9.47, 9.515, 9.556], "yaxis": "y"}, {"hovertemplate": "<b>%{hovertext}</b><br><br>groupID=Learner_2<br>group=IP10_02<br>x=%{x}<br>y=%{y}<extra></extra>", "hovertext": ["ABHOLEN", "AKKORDEON", "ARM", "AUSWEIS", "BASKETBALL", "BILLIARD", "BRIEF", "BUCH", "BUEGELN", "DUSCHEN", "EINLADEN", "FOTOGRAFIE", "HUT", "KAUFEN", "KLAUEN", "KLEIDUNG", "KLEID", "KOMMUNIKATION", "KOTZEN", "LAPTOP", "MUECKE", "NAEHEN", "PFEFFER", "PFLUECKEN", "RASIEREN", "SAGEN", "SANDWICH", "SCHAL", "SCHMETTERLING", "SEIFE", "STERBEN", "TELEFONANRUF", "UEBERRASCHT", "VERHEIRATET", "VIDEOSPIEL", "VOGEL", "WARTEN", "WEINEN", "WOHNEN"], "legendgroup": "Learner_2, IP10_02", "marker": {"color": "#ab63fa", "opacity": 0.6, "symbol": "diamond"}, "mode": "markers", "name": "Learner_2, IP10_02", "orientation": "v", "showlegend": true, "type": "scatter", "x": [8.405, 10.32, 7.648, 7.758, 8.091, 7.459, 8.405, 9.36, 7.474, 7.938, 7.616, 10.42, 10.5, 9.226, 7.626, 9.285, 11.24, 9.807, 9.082, 7.454, 9.579, 8.805, 7.607, 9.249, 7.677, 7.718, 7.828, 10.34, 7.694, 7.641, 9.344, 8.702, 7.59, 9.529, 7.403, 5.71, 7.884, 10.65, 8.106], "xaxis": "x", "y": [7.578, 5.2, 9.254, 9.632, 7.48, 7.493, 6.956, 6.97, 7.438, 9.715, 6.995, 10.02, 6.816, 7.795, 9.301, 7.658, 8.173, 7.561, 6.762, 6.277, 7.481, 7.796, 8.025, 6.709, 8.407, 9.142, 9.431, 7.83, 8.267, 6.997, 6.605, 8.012, 8.36, 7.116, 7.259, 6.956, 9.651, 9.929, 9.761], "yaxis": "y"}, {"hovertemplate": "<b>%{hovertext}</b><br><br>groupID=Learner_2<br>group=IP11_02<br>x=%{x}<br>y=%{y}<extra></extra>", "hovertext": ["AUSWEIS", "BART", "BRECHEN", "FEUER", "FOTOGRAFIE", "GEBURT", "HAARE", "HAMMER", "JUCKEN", "KLEIDUNG", "KOERPER WASCHEN", "KOFFER", "KOTZEN", "KRIEG", "LAPTOP", "LIPPENSTIFT AUFTRAGEN", "MANTEL", "MOND", "PFEFFER", "PILOT", "PINGUIN", "SCHAMPOO", "SCHLANGE", "SCHMETTERLING", "SEIFE", "SITZEN", "STINKEN", "TEUFEL", "TRINKEN", "UEBERRASCHT", "UNTERTITEL", "VERGANGENHEIT", "VOGEL", "VORSCHLAGEN", "WARTEN", "WEIN", "ZAUN", "ZEICHNEN", "ZEITSCHRIFT"], "legendgroup": "Learner_2, IP11_02", "marker": {"color": "#ab63fa", "opacity": 0.6, "symbol": "x"}, "mode": "markers", "name": "Learner_2, IP11_02", "orientation": "v", "showlegend": true, "type": "scatter", "x": [7.2, 10.13, 8.784, 8.995, 8.832, 8.959, 8.443, 8.391, 8.782, 6.585, 8.555, 7.563, 8.853, 8.835, 8.811, 8.486, 9.201, 8.735, 7.859, 7.92, 8.769, 10.17, 7.711, 8.829, 8.855, 8.438, 8.814, 9.805, 6.448, 8.285, 7.703, 9.404, 8.861, 10.19, 7.773, 6.76, 9.638, 8.323, 6.47], "xaxis": "x", "y": [7.93, 9.144, 6.807, 10.44, 10.53, 6.901, 8.532, 6.465, 9.554, 6.746, 10.08, 6.771, 6.749, 9.407, 6.6, 8.266, 6.815, 10.38, 7.442, 7.314, 9.65, 10.41, 7.823, 9.704, 6.723, 7.635, 7.737, 10.55, 8.452, 6.511, 6.317, 8.118, 9.503, 7.614, 6.532, 8.382, 7.036, 8.536, 7.571], "yaxis": "y"}, {"hovertemplate": "<b>%{hovertext}</b><br><br>groupID=Learner_2<br>group=IP14_02<br>x=%{x}<br>y=%{y}<extra></extra>", "hovertext": ["ABHOLEN", "AFFE", "AUSRADIEREN", "AUSSCHALTEN", "BODEN", "BRECHEN", "EGAL", "EI", "HAARE", "HANDY", "HUEGEL", "JUCKEN", "KARTEN", "KAUFEN", "KLAVIER", "KLEID", "KOPIEREN", "KOTZEN", "KRANKENWAGEN", "MILCH", "MIXER", "NAEHEN", "NASE", "PINGUIN", "RENNEN", "SAGEN", "SANDWICH", "SAXOPHON", "SCHLANGE", "SCHMETTERLING", "SCHRAUBENZIEHER", "SEIFE", "TASCHENRECHNER", "TISCHTENNIS", "TREPPE", "UEBERRASCHT", "VIDEOSPIEL", "WEINEN", "WEIN", "WENIG", "ZEITSCHRIFT"], "legendgroup": "Learner_2, IP14_02", "marker": {"color": "#ab63fa", "opacity": 0.6, "symbol": "circle"}, "mode": "markers", "name": "Learner_2, IP14_02", "orientation": "v", "showlegend": true, "type": "scatter", "x": [8.908, 10.52, 7.556, 8.997, 9.631, 9.112, 9.223, 7.797, 11.08, 10.04, 9.16, 6.778, 9.873, 9.361, 9.571, 10.99, 8.692, 9.519, 11.43, 8.167, 9.901, 8.439, 10.09, 9.731, 8.553, 9.433, 11.18, 10.96, 7.893, 9.015, 8.432, 7.455, 9.891, 7.688, 8.397, 8.476, 10.22, 11.01, 9.752, 9.394, 9.868], "xaxis": "x", "y": [7.021, 8.588, 7.209, 7.432, 6.584, 7.453, 8.631, 7.653, 9.548, 9.714, 6.948, 7.841, 9.032, 8.436, 5.101, 6.241, 7.217, 7.64, 9.332, 6.058, 9.375, 8.245, 9.513, 9.241, 5.624, 7.788, 9.007, 7.77, 7.009, 6.961, 7.054, 6.344, 9.259, 7.234, 7.46, 7.433, 9.344, 7.913, 9.279, 7.806, 9.049], "yaxis": "y"}, {"hovertemplate": "<b>%{hovertext}</b><br><br>groupID=Learner_2<br>group=IP16_02<br>x=%{x}<br>y=%{y}<extra></extra>", "hovertext": ["AKKORDEON", "AUGE", "AUTO", "BEZAHLEN", "BIER", "BRIEF", "BUCH", "EI", "HAARE", "HANDY", "HOCKEY", "HUT", "KARTEN", "KLATSCHEN", "KLAVIER", "KLEIDUNG", "KOMMUNIKATION", "KOPIEREN", "MANTEL", "MIXER", "MUECKE", "NEUGIERIG", "PFLUECKEN", "PYRAMIDE", "RAUCHEN", "ROLLSTUHL", "SCHAMPOO", "SCHRAUBENZIEHER", "SPINNE", "STECKER", "STERBEN", "TEE", "TENNIS", "UEBERRASCHT", "UMZIEHEN", "VERHEIRATET", "VOGEL", "WEIN", "ZENTRAL"], "legendgroup": "Learner_2, IP16_02", "marker": {"color": "#ab63fa", "opacity": 0.6, "symbol": "square"}, "mode": "markers", "name": "Learner_2, IP16_02", "orientation": "v", "showlegend": true, "type": "scatter", "x": [10.41, 9.3, 7.46, 6.902, 7.695, 9.96, 6.965, 7.678, 11.26, 9.724, 10.71, 11.81, 8.017, 6.027, 10.39, 7.42, 10.99, 7.99, 9.598, 7.27, 10.0, 10.12, 7.566, 11.12, 9.759, 7.86, 11.45, 7.754, 6.917, 6.734, 7.537, 7.893, 11.21, 7.895, 9.808, 9.852, 10.64, 8.582, 10.51], "xaxis": "x", "y": [5.159, 8.048, 5.603, 7.314, 9.449, 6.924, 7.343, 6.992, 8.696, 9.923, 6.852, 8.87, 7.1, 6.945, 5.328, 5.54, 8.79, 5.676, 6.558, 7.431, 6.897, 9.615, 6.479, 6.645, 8.677, 5.554, 9.339, 6.929, 7.393, 7.332, 6.73, 5.109, 6.034, 6.898, 6.576, 6.862, 5.679, 7.372, 8.667], "yaxis": "y"}], "layout": {"height": 800, "legend": {"title": {"text": "groupID, group"}, "tracegroupgap": 0}, "title": {"text": "UMAP projection"}, "width": 900, "xaxis": {"anchor": "y", "domain": [0, 1], "title": {"text": "x"}}, "yaxis": {"anchor": "x", "domain": [0, 1], "scaleanchor": "x", "scaleratio": 1, "title": {"text": "y"}}}}
